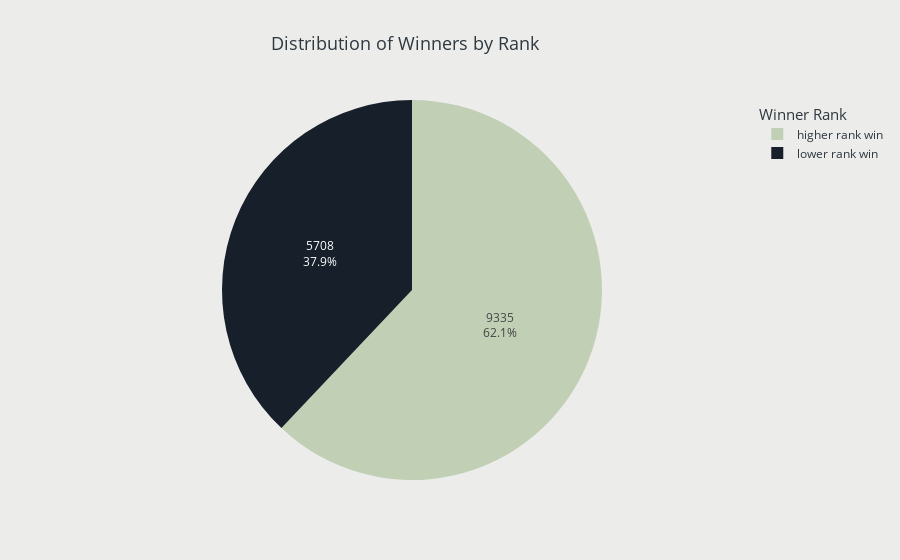

The notebook cell saved with this chart:
### Code cell
import plotly.graph_objects as go

sns.set_style("whitegrid")

winner_rank_counts = df_rank["winner_rank"].value_counts()

fig = go.Figure(data=[go.Pie(labels=winner_rank_counts.index, values=winner_rank_counts,
                             marker=dict(colors=["#C1D0B5", "#17202A"], line=dict(color="rgba(0,0,0,0)")))])

fig.update_layout(
    title="Distribution of Winners by Rank",
    title_font_color="#2E383F", paper_bgcolor="#ECECEB", title_font_size=18, title_x=0.45, font_color="#2E383F",
    plot_bgcolor="#D0D3D4", legend_title_font_size=15, legend_title_font_color="#2E383F",
    legend_title_text="Winner Rank"
)

fig.update_traces(hoverinfo='label+percent', textinfo='value+percent', textfont_size=12)
fig.show()

### Figure 1 — Plotly figure (JSON) as saved in the notebook; plotly's stock layout.template omitted (floating-point values rounded to 4 significant figures)
{"data": [{"hoverinfo": "label+percent", "labels": ["higher rank win", "lower rank win"], "marker": {"colors": ["#C1D0B5", "#17202A"], "line": {"color": "rgba(0,0,0,0)"}}, "textfont": {"size": 12}, "textinfo": "value+percent", "type": "pie", "values": [9335, 5708]}], "layout": {"font": {"color": "#2E383F"}, "legend": {"title": {"font": {"color": "#2E383F", "size": 15}, "text": "Winner Rank"}}, "paper_bgcolor": "#ECECEB", "plot_bgcolor": "#D0D3D4", "title": {"font": {"color": "#2E383F", "size": 18}, "text": "Distribution of Winners by Rank", "x": 0.45}}}
